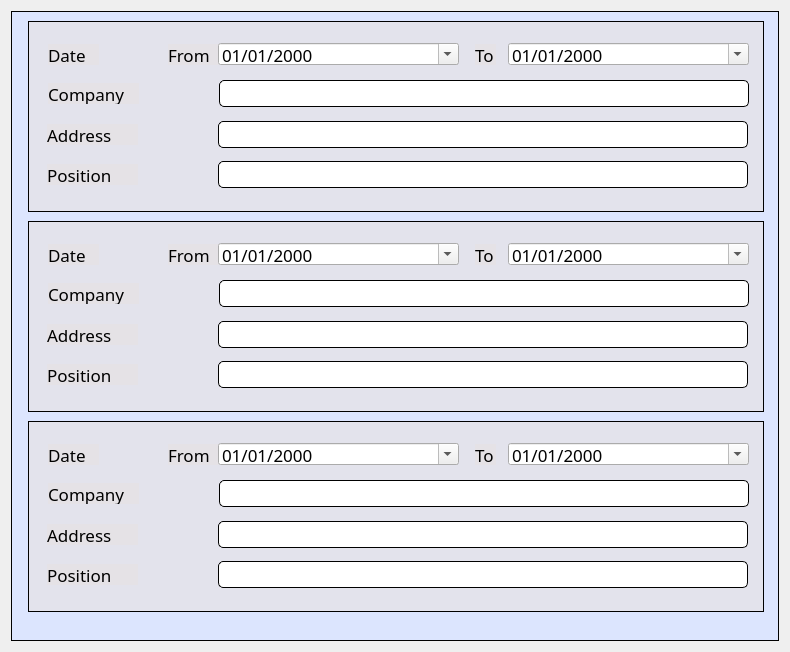
         <widget class="QWidget" name="scrollWorkContent">
          <property name="geometry">
           <rect>
            <x>0</x>
            <y>0</y>
            <width>790</width>
            <height>648</height>
           </rect>
          </property>
          <layout class="QVBoxLayout" name="verticalLayout_3">
           <item>
            <widget class="QFrame" name="workExpFrame">
             <property name="minimumSize">
              <size>
               <width>500</width>
               <height>630</height>
              </size>
             </property>
             <property name="styleSheet">
              <string notr="true">QFrame{
background-color: #DCE5FE;
border: 1px solid black;
}

QLabel{
border: none;
}</string>
             </property>
             <property name="frameShape">
              <enum>QFrame::StyledPanel</enum>
             </property>
             <property name="frameShadow">
              <enum>QFrame::Raised</enum>
             </property>
             <widget class="QFrame" name="groupExp2_2">
              <property name="geometry">
               <rect>
                <x>17</x>
                <y>210</y>
                <width>736</width>
                <height>191</height>
               </rect>
              </property>
              <property name="styleSheet">
               <string notr="true">QFrame{
background-color: rgba(231, 226, 226, 0.66);
border: 1px solid black;
}

QLabel{
border: none;
}</string>
              </property>
              <property name="frameShape">
               <enum>QFrame::StyledPanel</enum>
              </property>
              <property name="frameShadow">
               <enum>QFrame::Raised</enum>
              </property>
              <widget class="QLabel" name="dateLabel_3">
               <property name="geometry">
                <rect>
                 <x>20</x>
                 <y>23</y>
                 <width>51</width>
                 <height>21</height>
                </rect>
               </property>
               <property name="font">
                <font>
                 <family>Poppins</family>
                 <pointsize>13</pointsize>
                </font>
               </property>
               <property name="text">
                <string>Date</string>
               </property>
              </widget>
              <widget class="QLabel" name="fromLabel_3">
               <property name="geometry">
                <rect>
                 <x>140</x>
                 <y>23</y>
                 <width>51</width>
                 <height>21</height>
                </rect>
               </property>
               <property name="font">
                <font>
                 <family>Poppins</family>
                 <pointsize>13</pointsize>
                </font>
               </property>
               <property name="text">
                <string>From</string>
               </property>
              </widget>
              <widget class="QDateEdit" name="dateStart_3">
               <property name="geometry">
                <rect>
                 <x>190</x>
                 <y>22</y>
                 <width>241</width>
                 <height>22</height>
                </rect>
               </property>
               <property name="font">
                <font>
                 <family>Poppins</family>
                 <pointsize>13</pointsize>
                </font>
               </property>
               <property name="styleSheet">
                <string notr="true"/>
               </property>
               <property name="displayFormat">
                <string>MM/dd/yyyy</string>
               </property>
               <property name="calendarPopup">
                <bool>true</bool>
               </property>
              </widget>
              <widget class="QLabel" name="toLabel_3">
               <property name="geometry">
                <rect>
                 <x>447</x>
                 <y>23</y>
                 <width>21</width>
                 <height>21</height>
                </rect>
               </property>
               <property name="font">
                <font>
                 <family>Poppins</family>
                 <pointsize>13</pointsize>
                </font>
               </property>
               <property name="text">
                <string>To</string>
               </property>
              </widget>
              <widget class="QDateEdit" name="dateEnd_3">
               <property name="geometry">
                <rect>
                 <x>480</x>
                 <y>22</y>
                 <width>241</width>
                 <height>22</height>
                </rect>
               </property>
               <property name="font">
                <font>
                 <family>Poppins</family>
                 <pointsize>13</pointsize>
                </font>
               </property>
               <property name="displayFormat">
                <string>MM/dd/yyyy</string>
               </property>
               <property name="calendarPopup">
                <bool>true</bool>
               </property>
              </widget>
              <widget class="QLabel" name="companyLabel_3">
               <property name="geometry">
                <rect>
                 <x>20</x>
                 <y>62</y>
                 <width>91</width>
                 <height>21</height>
                </rect>
               </property>
               <property name="font">
                <font>
                 <family>Poppins</family>
                 <pointsize>13</pointsize>
                </font>
               </property>
               <property name="text">
                <string>Company</string>
               </property>
              </widget>
              <widget class="QPlainTextEdit" name="companyTextEdit_3">
               <property name="geometry">
                <rect>
                 <x>191</x>
                 <y>59</y>
                 <width>530</width>
                 <height>27</height>
                </rect>
               </property>
               <property name="styleSheet">
                <string notr="true">background-color: rgb(255, 255, 255);
border-radius: 5px;
border: 1px solid black;</string>
               </property>
              </widget>
              <widget class="QLabel" name="addressLabel_3">
               <property name="geometry">
                <rect>
                 <x>19</x>
                 <y>103</y>
                 <width>91</width>
                 <height>21</height>
                </rect>
               </property>
               <property name="font">
                <font>
                 <family>Poppins</family>
                 <pointsize>13</pointsize>
                </font>
               </property>
               <property name="text">
                <string>Address</string>
               </property>
              </widget>
              <widget class="QPlainTextEdit" name="addressTextEdit_3">
               <property name="geometry">
                <rect>
                 <x>190</x>
                 <y>100</y>
                 <width>530</width>
                 <height>27</height>
                </rect>
               </property>
               <property name="styleSheet">
                <string notr="true">background-color: rgb(255, 255, 255);
border-radius: 5px;
border: 1px solid black;</string>
               </property>
              </widget>
              <widget class="QLabel" name="positionLabel_3">
               <property name="geometry">
                <rect>
                 <x>19</x>
                 <y>143</y>
                 <width>91</width>
                 <height>21</height>
                </rect>
               </property>
               <property name="font">
                <font>
                 <family>Poppins</family>
                 <pointsize>13</pointsize>
                </font>
               </property>
               <property name="text">
                <string>Position</string>
               </property>
              </widget>
              <widget class="QPlainTextEdit" name="positionTextEdit_3">
               <property name="geometry">
                <rect>
                 <x>190</x>
                 <y>140</y>
                 <width>530</width>
                 <height>27</height>
                </rect>
               </property>
               <property name="styleSheet">
                <string notr="true">background-color: rgb(255, 255, 255);
border-radius: 5px;
border: 1px solid black;</string>
               </property>
              </widget>
             </widget>
             <widget class="QFrame" name="groupExp1">
              <property name="geometry">
               <rect>
                <x>17</x>
                <y>10</y>
                <width>736</width>
                <height>191</height>
               </rect>
              </property>
              <property name="styleSheet">
               <string notr="true">QFrame{
background-color: rgba(231, 226, 226, 0.66);
border: 1px solid black;
}

QLabel{
border: none;
}
</string>
              </property>
              <property name="frameShape">
               <enum>QFrame::StyledPanel</enum>
              </property>
              <property name="frameShadow">
               <enum>QFrame::Raised</enum>
              </property>
              <widget class="QLabel" name="dateLabel_4">
               <property name="geometry">
                <rect>
                 <x>20</x>
                 <y>23</y>
                 <width>51</width>
                 <height>21</height>
                </rect>
               </property>
               <property name="font">
                <font>
                 <family>Poppins</family>
                 <pointsize>13</pointsize>
                </font>
               </property>
               <property name="text">
                <string>Date</string>
               </property>
              </widget>
              <widget class="QLabel" name="fromLabel_4">
               <property name="geometry">
                <rect>
                 <x>140</x>
                 <y>23</y>
                 <width>51</width>
                 <height>21</height>
                </rect>
               </property>
               <property name="font">
                <font>
                 <family>Poppins</family>
                 <pointsize>13</pointsize>
                </font>
               </property>
               <property name="text">
                <string>From</string>
               </property>
              </widget>
              <widget class="QDateEdit" name="dateStart_4">
               <property name="geometry">
                <rect>
                 <x>190</x>
                 <y>22</y>
                 <width>241</width>
                 <height>22</height>
                </rect>
               </property>
               <property name="font">
                <font>
                 <family>Poppins</family>
                 <pointsize>13</pointsize>
                </font>
               </property>
               <property name="styleSheet">
                <string notr="true"/>
               </property>
               <property name="displayFormat">
                <string>MM/dd/yyyy</string>
               </property>
               <property name="calendarPopup">
                <bool>true</bool>
               </property>
              </widget>
              <widget class="QLabel" name="toLabel_4">
               <property name="geometry">
                <rect>
                 <x>447</x>
                 <y>23</y>
                 <width>21</width>
                 <height>21</height>
                </rect>
               </property>
               <property name="font">
                <font>
                 <family>Poppins</family>
                 <pointsize>13</pointsize>
                </font>
               </property>
               <property name="text">
                <string>To</string>
               </property>
              </widget>
              <widget class="QDateEdit" name="dateEnd_4">
               <property name="geometry">
                <rect>
                 <x>480</x>
                 <y>22</y>
                 <width>241</width>
                 <height>22</height>
                </rect>
               </property>
               <property name="font">
                <font>
                 <family>Poppins</family>
                 <pointsize>13</pointsize>
                </font>
               </property>
               <property name="displayFormat">
                <string>MM/dd/yyyy</string>
               </property>
               <property name="calendarPopup">
                <bool>true</bool>
               </property>
              </widget>
              <widget class="QLabel" name="companyLabel_4">
               <property name="geometry">
                <rect>
                 <x>20</x>
                 <y>62</y>
                 <width>91</width>
                 <height>21</height>
                </rect>
               </property>
               <property name="font">
                <font>
                 <family>Poppins</family>
                 <pointsize>13</pointsize>
                </font>
               </property>
               <property name="text">
                <string>Company</string>
               </property>
              </widget>
              <widget class="QPlainTextEdit" name="companyTextEdit_4">
               <property name="geometry">
                <rect>
                 <x>191</x>
                 <y>59</y>
                 <width>530</width>
                 <height>27</height>
                </rect>
               </property>
               <property name="styleSheet">
                <string notr="true">background-color: rgb(255, 255, 255);
border-radius: 5px;
border: 1px solid black;</string>
               </property>
              </widget>
              <widget class="QLabel" name="addressLabel_4">
               <property name="geometry">
                <rect>
                 <x>19</x>
                 <y>103</y>
                 <width>91</width>
                 <height>21</height>
                </rect>
               </property>
               <property name="font">
                <font>
                 <family>Poppins</family>
                 <pointsize>13</pointsize>
                </font>
               </property>
               <property name="text">
                <string>Address</string>
               </property>
              </widget>
              <widget class="QPlainTextEdit" name="addressTextEdit_4">
               <property name="geometry">
                <rect>
                 <x>190</x>
                 <y>100</y>
                 <width>530</width>
                 <height>27</height>
                </rect>
               </property>
               <property name="styleSheet">
                <string notr="true">background-color: rgb(255, 255, 255);
border-radius: 5px;
border: 1px solid black;</string>
               </property>
              </widget>
              <widget class="QLabel" name="positionLabel_4">
               <property name="geometry">
                <rect>
                 <x>19</x>
                 <y>143</y>
                 <width>91</width>
                 <height>21</height>
                </rect>
               </property>
               <property name="font">
                <font>
                 <family>Poppins</family>
                 <pointsize>13</pointsize>
                </font>
               </property>
               <property name="text">
                <string>Position</string>
               </property>
              </widget>
              <widget class="QPlainTextEdit" name="positionTextEdit_4">
               <property name="geometry">
                <rect>
                 <x>190</x>
                 <y>140</y>
                 <width>530</width>
                 <height>27</height>
                </rect>
               </property>
               <property name="styleSheet">
                <string notr="true">background-color: rgb(255, 255, 255);
border-radius: 5px;
border: 1px solid black;</string>
               </property>
              </widget>
             </widget>
             <widget class="QFrame" name="groupExp2_3">
              <property name="geometry">
               <rect>
                <x>17</x>
                <y>410</y>
                <width>736</width>
                <height>191</height>
               </rect>
              </property>
              <property name="styleSheet">
               <string notr="true">QFrame{
background-color: rgba(231, 226, 226, 0.66);
border: 1px solid black;
}

QLabel{
border: none;
}</string>
              </property>
              <property name="frameShape">
               <enum>QFrame::StyledPanel</enum>
              </property>
              <property name="frameShadow">
               <enum>QFrame::Raised</enum>
              </property>
              <widget class="QLabel" name="dateLabel_5">
               <property name="geometry">
                <rect>
                 <x>20</x>
                 <y>23</y>
                 <width>51</width>
                 <height>21</height>
                </rect>
               </property>
               <property name="font">
                <font>
                 <family>Poppins</family>
                 <pointsize>13</pointsize>
                </font>
               </property>
               <property name="text">
                <string>Date</string>
               </property>
              </widget>
              <widget class="QLabel" name="fromLabel_5">
               <property name="geometry">
                <rect>
                 <x>140</x>
                 <y>23</y>
                 <width>51</width>
                 <height>21</height>
                </rect>
               </property>
               <property name="font">
                <font>
                 <family>Poppins</family>
                 <pointsize>13</pointsize>
                </font>
               </property>
               <property name="text">
                <string>From</string>
               </property>
              </widget>
              <widget class="QDateEdit" name="dateStart_5">
               <property name="geometry">
                <rect>
                 <x>190</x>
                 <y>22</y>
                 <width>241</width>
                 <height>22</height>
                </rect>
               </property>
               <property name="font">
                <font>
                 <family>Poppins</family>
                 <pointsize>13</pointsize>
                </font>
               </property>
               <property name="styleSheet">
                <string notr="true">b</string>
               </property>
               <property name="displayFormat">
                <string>MM/dd/yyyy</string>
               </property>
               <property name="calendarPopup">
                <bool>true</bool>
               </property>
              </widget>
              <widget class="QLabel" name="toLabel_5">
               <property name="geometry">
                <rect>
                 <x>447</x>
                 <y>23</y>
                 <width>21</width>
                 <height>21</height>
                </rect>
               </property>
               <property name="font">
                <font>
                 <family>Poppins</family>
                 <pointsize>13</pointsize>
                </font>
               </property>
               <property name="text">
                <string>To</string>
               </property>
              </widget>
              <widget class="QDateEdit" name="dateEnd_5">
               <property name="geometry">
                <rect>
                 <x>480</x>
                 <y>22</y>
                 <width>241</width>
                 <height>22</height>
                </rect>
               </property>
               <property name="font">
                <font>
                 <family>Poppins</family>
                 <pointsize>13</pointsize>
                </font>
               </property>
               <property name="displayFormat">
                <string>MM/dd/yyyy</string>
               </property>
               <property name="calendarPopup">
                <bool>true</bool>
               </property>
              </widget>
              <widget class="QLabel" name="companyLabel_5">
               <property name="geometry">
                <rect>
                 <x>20</x>
                 <y>62</y>
                 <width>91</width>
                 <height>21</height>
                </rect>
               </property>
               <property name="font">
                <font>
                 <family>Poppins</family>
                 <pointsize>13</pointsize>
                </font>
               </property>
               <property name="text">
                <string>Company</string>
               </property>
              </widget>
              <widget class="QPlainTextEdit" name="companyTextEdit_5">
               <property name="geometry">
                <rect>
                 <x>191</x>
                 <y>59</y>
                 <width>530</width>
                 <height>27</height>
                </rect>
               </property>
               <property name="styleSheet">
                <string notr="true">background-color: rgb(255, 255, 255);
border-radius: 5px;
border: 1px solid black;</string>
               </property>
              </widget>
              <widget class="QLabel" name="addressLabel_5">
               <property name="geometry">
                <rect>
                 <x>19</x>
                 <y>103</y>
                 <width>91</width>
                 <height>21</height>
                </rect>
               </property>
               <property name="font">
                <font>
                 <family>Poppins</family>
                 <pointsize>13</pointsize>
                </font>
               </property>
               <property name="text">
                <string>Address</string>
               </property>
              </widget>
              <widget class="QPlainTextEdit" name="addressTextEdit_5">
               <property name="geometry">
                <rect>
                 <x>190</x>
                 <y>100</y>
                 <width>530</width>
                 <height>27</height>
                </rect>
               </property>
               <property name="styleSheet">
                <string notr="true">background-color: rgb(255, 255, 255);
border-radius: 5px;
border: 1px solid black;</string>
               </property>
              </widget>
              <widget class="QLabel" name="positionLabel_5">
               <property name="geometry">
                <rect>
                 <x>19</x>
                 <y>143</y>
                 <width>91</width>
                 <height>21</height>
                </rect>
               </property>
               <property name="font">
                <font>
                 <family>Poppins</family>
                 <pointsize>13</pointsize>
                </font>
               </property>
               <property name="text">
                <string>Position</string>
               </property>
              </widget>
              <widget class="QPlainTextEdit" name="positionTextEdit_5">
               <property name="geometry">
                <rect>
                 <x>190</x>
                 <y>140</y>
                 <width>530</width>
                 <height>27</height>
                </rect>
               </property>
               <property name="styleSheet">
                <string notr="true">background-color: rgb(255, 255, 255);
border-radius: 5px;
border: 1px solid black;</string>
               </property>
              </widget>
             </widget>
            </widget>
           </item>
          </layout>
         </widget>
